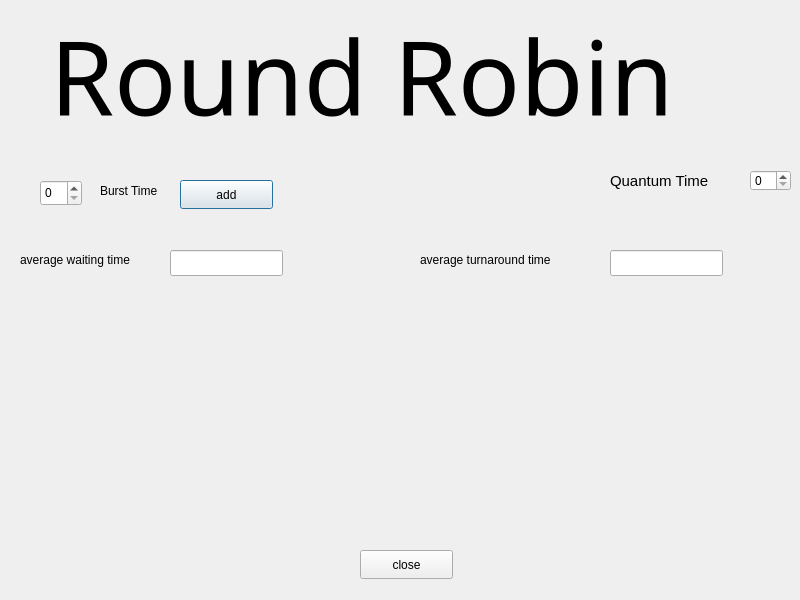
<?xml version="1.0" encoding="UTF-8"?>
<ui version="4.0">
 <class>RR</class>
 <widget class="QDialog" name="RR">
  <property name="geometry">
   <rect>
    <x>0</x>
    <y>0</y>
    <width>800</width>
    <height>600</height>
   </rect>
  </property>
  <property name="windowTitle">
   <string>Dialog</string>
  </property>
  <widget class="QSpinBox" name="BurstTime">
   <property name="geometry">
    <rect>
     <x>40</x>
     <y>180</y>
     <width>42</width>
     <height>26</height>
    </rect>
   </property>
  </widget>
  <widget class="QSpinBox" name="timeQuantum">
   <property name="geometry">
    <rect>
     <x>750</x>
     <y>170</y>
     <width>41</width>
     <height>21</height>
    </rect>
   </property>
  </widget>
  <widget class="QLabel" name="label_2">
   <property name="geometry">
    <rect>
     <x>100</x>
     <y>180</y>
     <width>91</width>
     <height>21</height>
    </rect>
   </property>
   <property name="text">
    <string>Burst Time</string>
   </property>
  </widget>
  <widget class="QLabel" name="label_3">
   <property name="geometry">
    <rect>
     <x>610</x>
     <y>160</y>
     <width>121</width>
     <height>41</height>
    </rect>
   </property>
   <property name="font">
    <font>
     <pointsize>11</pointsize>
    </font>
   </property>
   <property name="text">
    <string>Quantum Time</string>
   </property>
  </widget>
  <widget class="QPushButton" name="add">
   <property name="geometry">
    <rect>
     <x>180</x>
     <y>180</y>
     <width>93</width>
     <height>29</height>
    </rect>
   </property>
   <property name="text">
    <string>add</string>
   </property>
  </widget>
  <widget class="QLabel" name="label_4">
   <property name="geometry">
    <rect>
     <x>50</x>
     <y>0</y>
     <width>751</width>
     <height>151</height>
    </rect>
   </property>
   <property name="font">
    <font>
     <family>Impact</family>
     <pointsize>77</pointsize>
    </font>
   </property>
   <property name="text">
    <string>Round Robin</string>
   </property>
  </widget>
  <widget class="QPushButton" name="close">
   <property name="geometry">
    <rect>
     <x>360</x>
     <y>550</y>
     <width>93</width>
     <height>29</height>
    </rect>
   </property>
   <property name="text">
    <string>close</string>
   </property>
  </widget>
  <widget class="QLabel" name="label">
   <property name="geometry">
    <rect>
     <x>20</x>
     <y>250</y>
     <width>161</width>
     <height>20</height>
    </rect>
   </property>
   <property name="text">
    <string>average waiting time</string>
   </property>
  </widget>
  <widget class="QLabel" name="label_5">
   <property name="geometry">
    <rect>
     <x>420</x>
     <y>250</y>
     <width>171</width>
     <height>20</height>
    </rect>
   </property>
   <property name="text">
    <string>average turnaround time</string>
   </property>
  </widget>
  <widget class="QLineEdit" name="avgturnt">
   <property name="geometry">
    <rect>
     <x>610</x>
     <y>250</y>
     <width>113</width>
     <height>26</height>
    </rect>
   </property>
  </widget>
  <widget class="QLineEdit" name="avgturnt_2">
   <property name="geometry">
    <rect>
     <x>170</x>
     <y>250</y>
     <width>113</width>
     <height>26</height>
    </rect>
   </property>
  </widget>
 </widget>
 <resources/>
 <connections/>
</ui>
